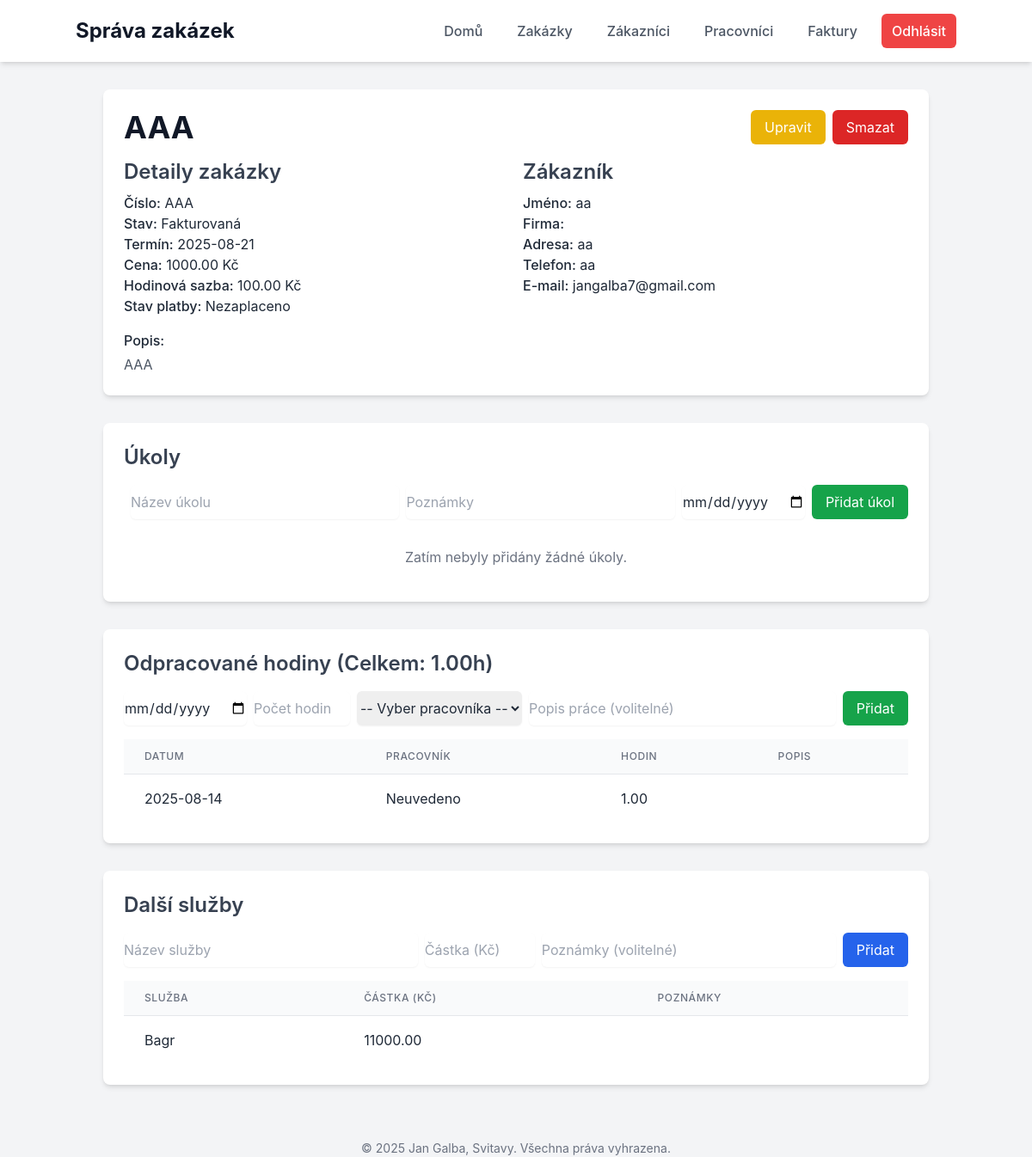
The page /jobs/2 (signed in) on the database its author committed.
### tables this page shows
CREATE TABLE jobs (
            id INTEGER PRIMARY KEY AUTOINCREMENT,
            job_number TEXT UNIQUE NOT NULL,
            job_name TEXT NOT NULL,
            description TEXT,
            customer_id INTEGER,
            status TEXT NOT NULL,
            due_date TEXT,
            price REAL,
            hourly_rate REAL,
            deposit REAL,
            total_paid REAL,
            is_invoiced INTEGER DEFAULT 0,
            invoice_date TEXT,
            payment_status TEXT DEFAULT 'Nezaplaceno',
            FOREIGN KEY (customer_id) REFERENCES customers (id)
        );

CREATE TABLE customers (
            id INTEGER PRIMARY KEY AUTOINCREMENT,
            name TEXT NOT NULL,
            company TEXT,
            address TEXT,
            phone TEXT,
            email TEXT
        );

CREATE TABLE hours_spent (
            id INTEGER PRIMARY KEY AUTOINCREMENT,
            job_id INTEGER NOT NULL,
            worker_id INTEGER,
            date_spent TEXT NOT NULL,
            hours REAL NOT NULL,
            description TEXT,
            FOREIGN KEY (job_id) REFERENCES jobs (id),
            FOREIGN KEY (worker_id) REFERENCES workers (id)
        );

CREATE TABLE additional_services (
            id INTEGER PRIMARY KEY AUTOINCREMENT,
            job_id INTEGER NOT NULL,
            service_name TEXT NOT NULL,
            cost REAL NOT NULL,
            notes TEXT,
            FOREIGN KEY (job_id) REFERENCES jobs (id)
        );

### app.py (the view)
@app.route("/jobs/<int:job_id>")
@login_required
def job_detail(job_id):
    conn = get_db_connection()
    job = conn.execute("""
        SELECT jobs.*, customers.name AS customer_name, customers.company, customers.phone, customers.email, customers.address
        FROM jobs
        LEFT JOIN customers ON jobs.customer_id = customers.id
        WHERE jobs.id = ?
    """, (job_id,)).fetchone()
    tasks = conn.execute("SELECT * FROM tasks WHERE job_id = ? ORDER BY due_date", (job_id,)).fetchall()
    workers = conn.execute("SELECT * FROM workers ORDER BY name").fetchall()
    hours = conn.execute("""
        SELECT hours_spent.*, workers.name AS worker_name
        FROM hours_spent
        LEFT JOIN workers ON hours_spent.worker_id = workers.id
        WHERE hours_spent.job_id = ?
        ORDER BY date_spent DESC
    """, (job_id,)).fetchall()
    total_hours = sum(h['hours'] for h in hours)
    additional_services = conn.execute("SELECT * FROM additional_services WHERE job_id = ?", (job_id,)).fetchall()
    conn.close()
    if job is None:
        return "Zakázka nenalezena.", 404
    return render_template("job_detail.html", job=job, tasks=tasks, workers=workers, hours=hours, total_hours=total_hours, additional_services=additional_services)

### app.py (called while the page is built)
def get_db_connection():
    conn = sqlite3.connect(os.path.join(app.root_path, "zakazky.db"))
    conn.row_factory = sqlite3.Row
    return conn

def login_required(f):
    @wraps(f)
    def decorated_function(*args, **kwargs):
        if 'logged_in' not in session:
            return redirect(url_for('login'))
        return f(*args, **kwargs)
    return decorated_function

@app.before_request
def before_request():
    g.user = None
    if 'logged_in' in session:
        g.user = "admin"

### templates/job_detail.html (shortened to what this page needs)
{% extends "layout.html" %}
{% block content %}
<div class="bg-white p-6 rounded-lg shadow-md mb-8">
    <div class="flex justify-between items-center mb-4">
        <h1 class="text-4xl font-bold text-gray-900">{{ job.job_name }}</h1>
        <div class="flex space-x-2">
            <a href="{{ url_for('edit_job', job_id=job.id) }}" class="bg-yellow-500 text-white py-2 px-4 rounded-md hover:bg-yellow-600">Upravit</a>
            <form action="{{ url_for('delete_job', job_id=job.id) }}" method="post" onsubmit="return confirm('Opravdu chcete tuto zakázku smazat? Všechny úkoly budou smazány.');">
                <button type="submit" class="bg-red-600 text-white py-2 px-4 rounded-md hover:bg-red-700">Smazat</button>
            </form>
        </div>
    </div>
    <div class="grid grid-cols-1 md:grid-cols-2 gap-4">
        <div>
            <h2 class="text-2xl font-semibold text-gray-700 mb-2">Detaily zakázky</h2>
            <p><strong class="font-medium">Číslo:</strong> {{ job.job_number }}</p>
            <p><strong class="font-medium">Stav:</strong> {{ job.status }}</p>
            <p><strong class="font-medium">Termín:</strong> {{ job.due_date }}</p>
            <p><strong class="font-medium">Cena:</strong> {{ "%.2f Kč" | format(job.price) if job.price else "Neuvedeno" }}</p>
            <p><strong class="font-medium">Hodinová sazba:</strong> {{ "%.2f Kč" | format(job.hourly_rate) if job.hourly_rate else "Neuvedeno" }}</p>
            <p><strong class="font-medium">Stav platby:</strong> {{ job.payment_status }}</p>
            <p class="mt-4"><strong class="font-medium">Popis:</strong></p>
            <p class="mt-1 text-gray-600">{{ job.description }}</p>
        </div>
        <div>
            <h2 class="text-2xl font-semibold text-gray-700 mb-2">Zákazník</h2>
            <p><strong class="font-medium">Jméno:</strong> {{ job.customer_name }}</p>
            <p><strong class="font-medium">Firma:</strong> {{ job.company }}</p>
            <p><strong class="font-medium">Adresa:</strong> {{ job.address }}</p>
            <p><strong class="font-medium">Telefon:</strong> {{ job.phone }}</p>
            <p><strong class="font-medium">E-mail:</strong> {{ job.email }}</p>
        </div>
    </div>
</div>
<div class="bg-white p-6 rounded-lg shadow-md mt-8">
    <h2 class="text-2xl font-semibold text-gray-700 mb-4">Úkoly</h2>
    <form id="task-form" class="flex space-x-2 mb-4">
        <input type="text" name="task_name" placeholder="Název úkolu" required class="flex-1 rounded-md border-gray-300 shadow-sm">
        <input type="text" name="notes" placeholder="Poznámky" class="flex-1 rounded-md border-gray-300 shadow-sm">
        <input type="date" name="due_date" class="rounded-md border-gray-300 shadow-sm">
        <button type="submit" class="bg-green-600 text-white py-2 px-4 rounded-md hover:bg-green-700">Přidat úkol</button>
    </form>
    <ul id="task-list" class="divide-y divide-gray-200">
        {% for task in tasks %}
        <li class="py-4 flex justify-between items-center" data-task-id="{{ task.id }}">
            <div>
                <input type="checkbox" {% if task.is_completed %}checked{% endif %} class="toggle-task-status mr-2">
                <span class="text-lg {% if task.is_completed %}line-through text-gray-500{% endif %}">{{ task.task_name }}</span>
                {% if task.notes %}
                    <span class="ml-2 text-sm text-gray-500">({{ task.notes }})</span>
                {% endif %}
            </div>
            <span class="text-sm text-gray-400">{{ task.due_date }}</span>
        </li>
        {% else %}
        <li class="py-4 text-center text-gray-500">Zatím nebyly přidány žádné úkoly.</li>
        {% endfor %}
    </ul>
</div>
<div class="bg-white p-6 rounded-lg shadow-md mt-8">
    <h2 class="text-2xl font-semibold text-gray-700 mb-4">Odpracované hodiny (Celkem: {{ "%.2f" | format(total_hours) }}h)</h2>
    <form action="{{ url_for('add_hours', job_id=job.id) }}" method="post" class="flex space-x-2 mb-4">
        <input type="date" name="date_spent" required class="rounded-md border-gray-300 shadow-sm">
        <input type="number" step="0.1" name="hours" placeholder="Počet hodin" required class="w-28 rounded-md border-gray-300 shadow-sm">
        <select name="worker_id" class="rounded-md border-gray-300 shadow-sm">
            <option value="">-- Vyber pracovníka --</option>
        </select>
        <input type="text" name="description" placeholder="Popis práce (volitelné)" class="flex-1 rounded-md border-gray-300 shadow-sm">
        <button type="submit" class="bg-green-600 text-white py-2 px-4 rounded-md hover:bg-green-700">Přidat</button>
    </form>
    <table class="min-w-full divide-y divide-gray-200">
        <thead class="bg-gray-50">
            <tr>
                <th class="px-6 py-3 text-left text-xs font-medium text-gray-500 uppercase tracking-wider">Datum</th>
                <th class="px-6 py-3 text-left text-xs font-medium text-gray-500 uppercase tracking-wider">Pracovník</th>
                <th class="px-6 py-3 text-left text-xs font-medium text-gray-500 uppercase tracking-wider">Hodin</th>
                <th class="px-6 py-3 text-left text-xs font-medium text-gray-500 uppercase tracking-wider">Popis</th>
            </tr>
        </thead>
        <tbody class="bg-white divide-y divide-gray-200">
            {% for hour in hours %}
            <tr>
                <td class="px-6 py-4 whitespace-nowrap">{{ hour.date_spent }}</td>
                <td class="px-6 py-4 whitespace-nowrap">{{ hour.worker_name if hour.worker_name else 'Neuvedeno' }}</td>
                <td class="px-6 py-4 whitespace-nowrap">{{ "%.2f" | format(hour.hours) }}</td>
                <td class="px-6 py-4">{{ hour.description }}</td>
            </tr>
            {% else %}
            <tr>
                <td colspan="4" class="px-6 py-4 text-center text-gray-500">Žádné odpracované hodiny.</td>
            </tr>
            {% endfor %}
        </tbody>
    </table>
</div>
<div class="bg-white p-6 rounded-lg shadow-md mt-8">
    <h2 class="text-2xl font-semibold text-gray-700 mb-4">Další služby</h2>
    <form action="{{ url_for('add_service', job_id=job.id) }}" method="post" class="flex space-x-2 mb-4">
        <input type="text" name="service_name" placeholder="Název služby" required class="flex-1 rounded-md border-gray-300 shadow-sm">
        <input type="number" step="0.01" name="cost" placeholder="Částka (Kč)" required class="w-32 rounded-md border-gray-300 shadow-sm">
        <input type="text" name="notes" placeholder="Poznámky (volitelné)" class="flex-1 rounded-md border-gray-300 shadow-sm">
        <button type="submit" class="bg-blue-600 text-white py-2 px-4 rounded-md hover:bg-blue-700">Přidat</button>
    </form>
    <table class="min-w-full divide-y divide-gray-200">
        <thead class="bg-gray-50">
            <tr>
                <th class="px-6 py-3 text-left text-xs font-medium text-gray-500 uppercase tracking-wider">Služba</th>
                <th class="px-6 py-3 text-left text-xs font-medium text-gray-500 uppercase tracking-wider">Částka (Kč)</th>
                <th class="px-6 py-3 text-left text-xs font-medium text-gray-500 uppercase tracking-wider">Poznámky</th>
            </tr>
        </thead>
        <tbody class="bg-white divide-y divide-gray-200">
            {% for service in additional_services %}
            <tr>
                <td class="px-6 py-4 whitespace-nowrap">{{ service.service_name }}</td>
                <td class="px-6 py-4 whitespace-nowrap">{{ "%.2f" | format(service.cost) }}</td>
                <td class="px-6 py-4">{{ service.notes }}</td>
            </tr>
            {% else %}
            <tr>
                <td colspan="3" class="px-6 py-4 text-center text-gray-500">Žádné další služby.</td>
            </tr>
            {% endfor %}
        </tbody>
    </table>
</div>
{% endblock %}

### templates/layout.html (style rules this page uses)
body { font-family: 'Inter', sans-serif; }

### rows shown on the page
jobs: job_name "AAA", job_number "AAA", status "Fakturovaná", due_date "2025-08-21", price "1000.00 Kč", hourly_rate "100.00 Kč", payment_status "Nezaplaceno", description "AAA"
customers: customer_name "aa", address "aa", phone "aa", email "jangalba7@gmail.com"
hours_spent: date_spent "2025-08-14", worker_name "Neuvedeno", hours "1.00"
additional_services: service_name "Bagr", cost "11000.00"

### other values the page prints
{{ "%.2f" | format(total_hours) }} "1.00"
